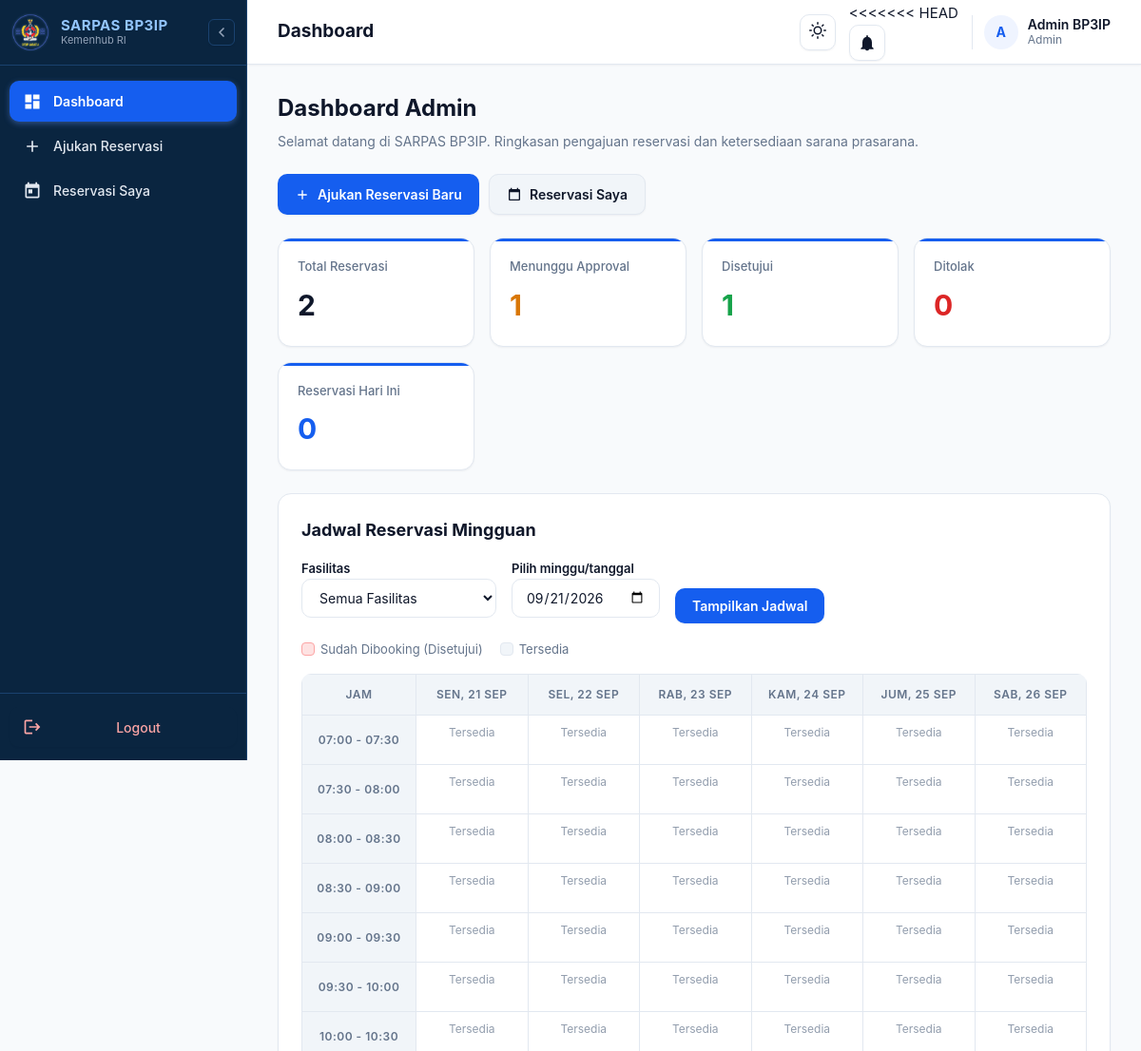
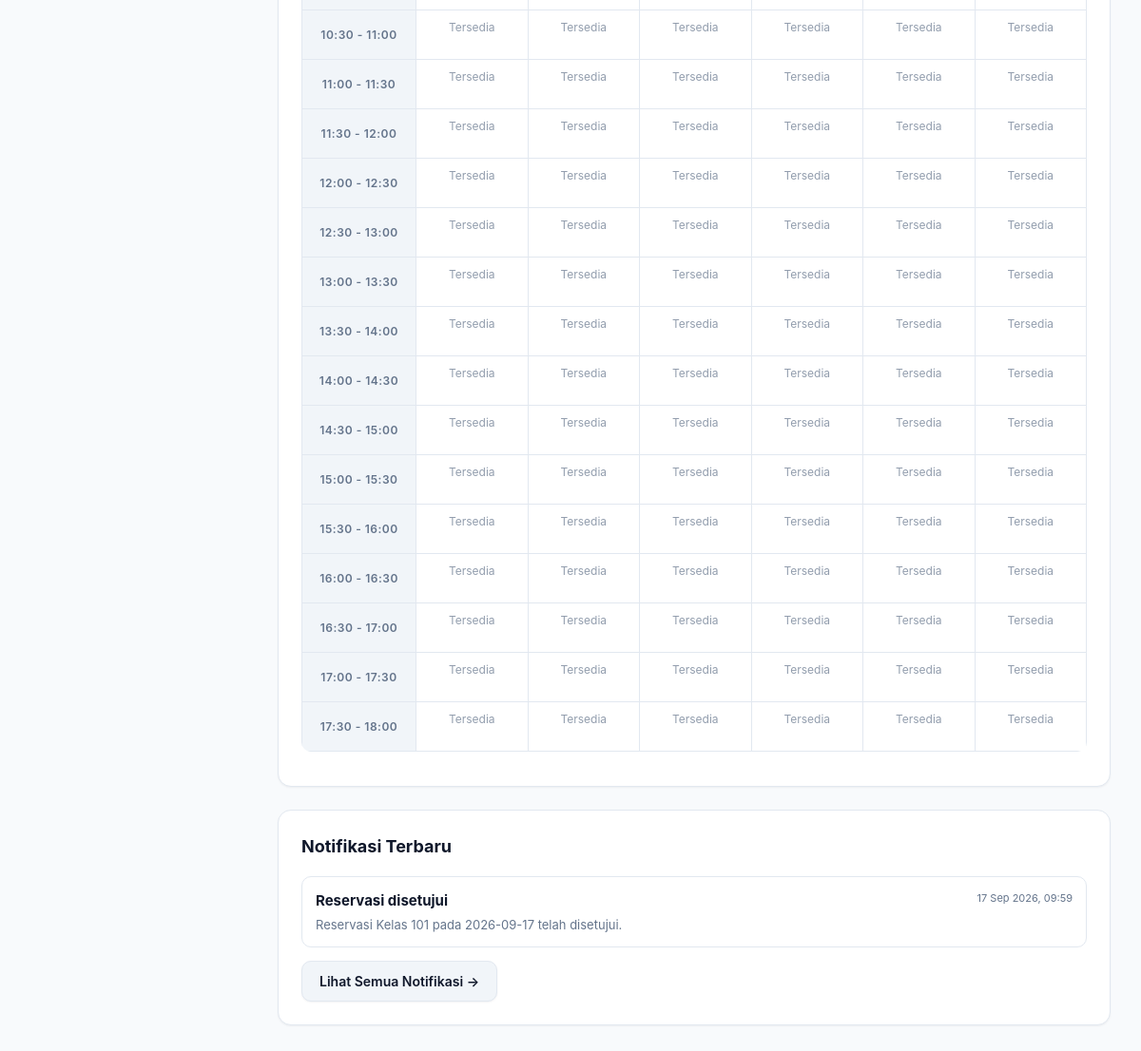
Before: / (signed in) with the older database file (2 pictures, top to bottom).
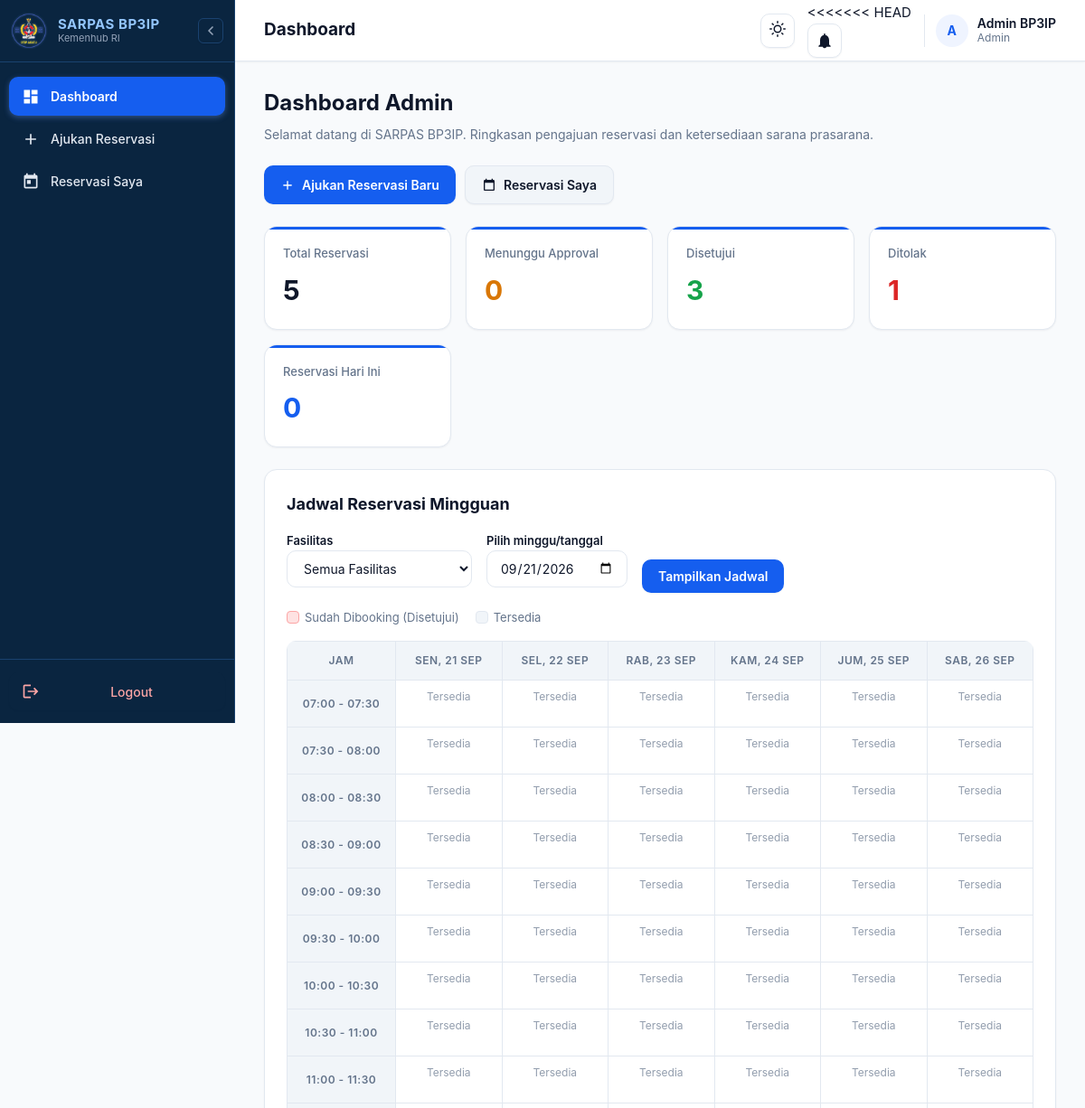
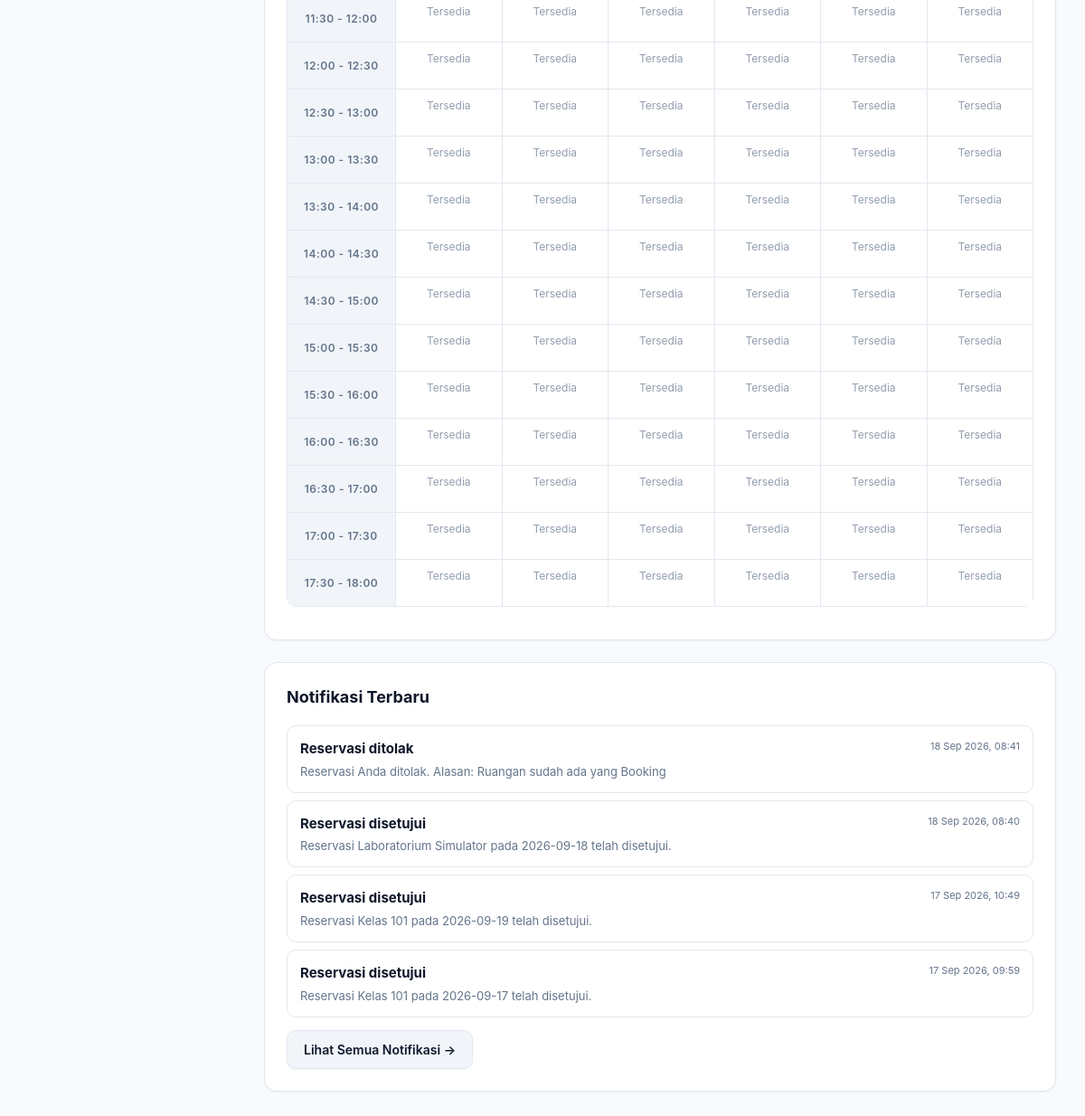
After: the same page with the newer database file (2 pictures, top to bottom).
### core/models.py (models this page shows, shortened)
class Notifikasi(models.Model):
    penerima = models.ForeignKey(User, on_delete=models.CASCADE, related_name="notifikasi")
    judul = models.CharField(max_length=200)
    pesan = models.TextField()
    status_baca = models.BooleanField(default=False)
    created_at = models.DateTimeField(auto_now_add=True)
    class Meta:
        verbose_name_plural = "Notifikasi"
        ordering = ["-created_at"]

### core/views.py (the view, shortened to what this page needs)
# urls.py: path("", views.dashboard, name="dashboard"),
@login_required
def dashboard(request):
    if request.user.role == User.Role.ADMIN:
        reservasi = Reservasi.objects.filter(pemohon=request.user)
        context = {
            "total": reservasi.count(),
            "pending": reservasi.filter(status=Reservasi.Status.PENDING).count(),
            "approved": reservasi.filter(status=Reservasi.Status.APPROVED).count(),
            "rejected": reservasi.filter(status=Reservasi.Status.REJECTED).count(),
            "hari_ini": reservasi.filter(tanggal=timezone.localdate()).count(),
            "notifikasi_terbaru": request.user.notifikasi.all()[:5],
        }
        context.update(schedule_context(request))
        return render(request, "dashboard/admin_enhanced.html", context)

### core/context_processors.py (called while the page is built)
def notification_badge(request):
    if request.user.is_authenticated:
        return {"unread_notification_count": request.user.notifikasi.filter(status_baca=False).count()}
    return {"unread_notification_count": 0}

### core/schedule.py (called while the page is built)
def get_week_start(value=None):
    try:
        selected_date = datetime.strptime(value, "%Y-%m-%d").date() if value else timezone.localdate()
    except (TypeError, ValueError):
        selected_date = timezone.localdate()
    return selected_date - timedelta(days=selected_date.weekday())

def schedule_context(request):
    facility_id = request.GET.get("fasilitas")
    if facility_id and not facility_id.isdigit():
        facility_id = None
    week_start = get_week_start(request.GET.get("minggu"))
    return {
        "week_start": week_start,
        "schedule": get_weekly_schedule(week_start, facility_id),
        "schedule_facilities": Fasilitas.objects.order_by("nama_fasilitas"),
        "selected_facility": int(facility_id) if facility_id else None,
    }

### templates/dashboard/admin_enhanced.html
{% extends 'base.html' %}
{% block page_title %}Dashboard{% endblock %}
{% block content %}
<div class="page-heading">
  <h1>Dashboard {{ user.get_role_display }}</h1>
  <p>Selamat datang di SARPAS BP3IP. Ringkasan pengajuan reservasi dan ketersediaan sarana prasarana.</p>
</div>
<div class="page-actions">
  <a class="button" href="{% url 'reservasi_create' %}">
    <svg width="16" height="16" viewBox="0 0 24 24" fill="currentColor"><path d="M19 13h-6v6h-2v-6H5v-2h6V5h2v6h6v2z"/></svg>
    Ajukan Reservasi Baru
  </a>
  <a class="button secondary" href="{% url 'reservasi_list' %}">
    <svg width="16" height="16" viewBox="0 0 24 24" fill="currentColor"><path d="M19 3h-1V1h-2v2H8V1H6v2H5c-1.11 0-1.99.9-1.99 2L3 19c0 1.1.89 2 2 2h14c1.1 0 2-.9 2-2V5c0-1.1-.9-2-2-2zm0 16H5V8h14v11z"/></svg>
    Reservasi Saya
  </a>
</div>
<div class="stats">
  <div class="stat">
    <span class="stat-label">Total Reservasi</span>
    <b>{{ total }}</b>
  </div>
  <div class="stat">
    <span class="stat-label">Menunggu Approval</span>
    <b style="color: var(--warning);">{{ pending }}</b>
  </div>
  <div class="stat">
    <span class="stat-label">Disetujui</span>
    <b style="color: var(--success);">{{ approved }}</b>
  </div>
  <div class="stat">
    <span class="stat-label">Ditolak</span>
    <b style="color: var(--danger);">{{ rejected }}</b>
  </div>
  <div class="stat">
    <span class="stat-label">Reservasi Hari Ini</span>
    <b style="color: var(--primary);">{{ hari_ini }}</b>
  </div>
</div>
{% include 'dashboard/_weekly_schedule.html' %}
{% include 'dashboard/_recent_notifications.html' %}
{% endblock %}

### templates/dashboard/_recent_notifications.html (shortened to what this page needs)
<div class="card">
  <h2>Notifikasi Terbaru</h2>
  <div class="dashboard-notifications">
    {% for item in notifikasi_terbaru %}
    <article class="dropdown-item {% if not item.status_baca %}unread{% endif %}" style="border: 1px solid var(--border); border-radius: var(--radius); margin-bottom: 8px; padding: 14px;">
      <div style="display: flex; justify-content: space-between; align-items: flex-start; margin-bottom: 4px;">
        <strong style="color: var(--text);">{{ item.judul }}</strong>
        <time style="font-size: 11px; color: var(--text-muted);">{{ item.created_at|date:'d M Y, H:i' }}</time>
      </div>
      <div style="color: var(--text-muted); font-size: 13px; line-height: 1.4;">{{ item.pesan }}</div>
    </article>
    {% endfor %}
  </div>
  {% if notifikasi_terbaru %}
  <div style="margin-top: 14px;">
    <a class="button secondary" href="{% url 'notifikasi_list' %}">Lihat Semua Notifikasi &rarr;</a>
  </div>
  {% endif %}
</div>

Changed rows visible on the page:
added Notifikasi: judul "Reservasi ditolak", created_at "18 Sep 2026, 08:41", pesan "Reservasi Anda ditolak. Alasan: Ruangan sudah ada yang Booking"
added Notifikasi: judul "Reservasi disetujui", created_at "18 Sep 2026, 08:40", pesan "Reservasi Laboratorium Simulator pada 2026-09-18 telah disetujui."
added Notifikasi: judul "Reservasi disetujui", created_at "17 Sep 2026, 10:49", pesan "Reservasi Kelas 101 pada 2026-09-19 telah disetujui."
Other visible differences:
{{ total }}: "2" → "5"
{{ pending }}: "1" → "0"
{{ approved }}: "1" → "3"
{{ rejected }}: "0" → "1"
